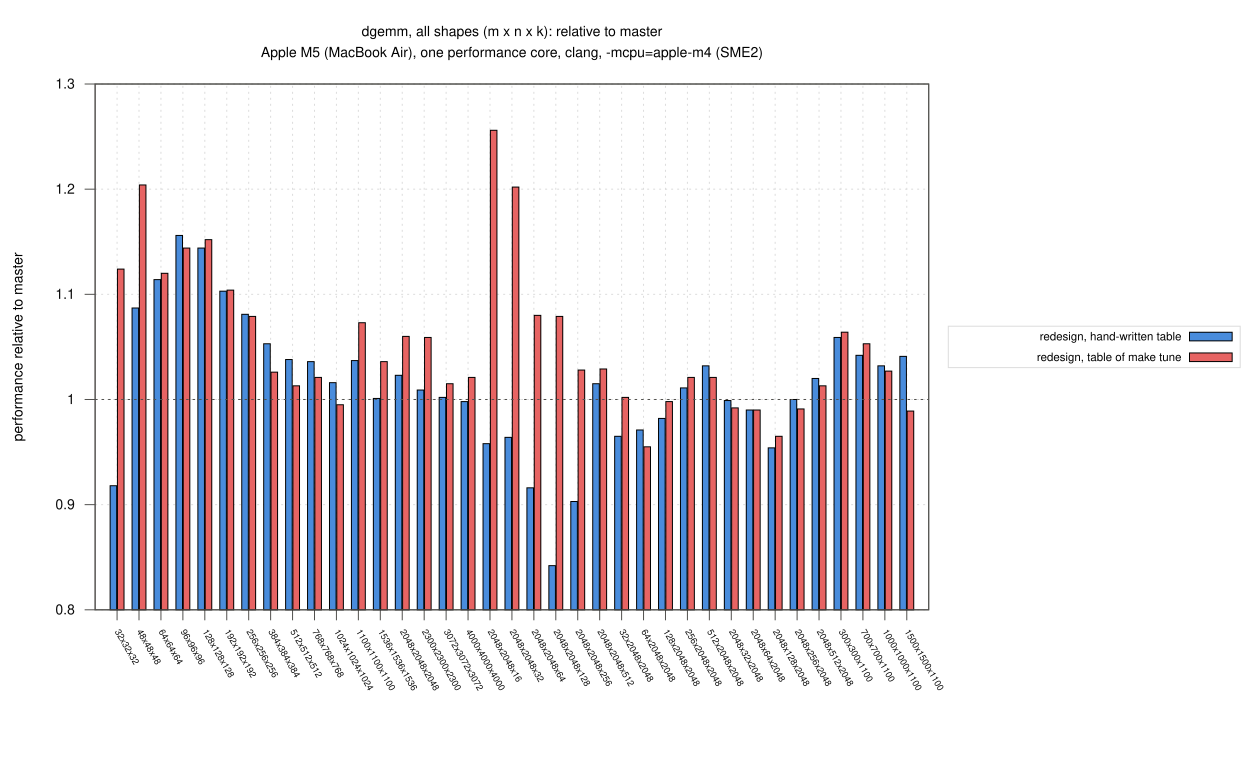

Write gnuplot code to recreate this figure.
load "_style.gp"
set terminal svg size 1250,760 dynamic enhanced font "Helvetica,14" background rgb "white"
set output "d_shapes_ratio.svg"
set title "dgemm, all shapes (m x n x k): relative to master\n".CPU font ",14"
set ylabel "performance relative to master"
set yrange [0.8:1.3]
set xtics rotate by -60 font ",9"
set style data histogram
set style histogram clustered gap 1
set style fill solid 0.85 border -1
set boxwidth 0.9
set key outside right center vertical font ",11.5" spacing 1.2 width 1 box lc rgb "#dcdcdc"
plot D."d_shapes.csv" using "generic_ratio":xticlabels(2) lc rgb "#2a78d6" title "redesign, hand-written table", \
     D."d_shapes.csv" using "tuned_ratio" lc rgb "#e34948" title "redesign, table of make tune", \
     1 with lines lc rgb "#52514e" dt 2 notitle
